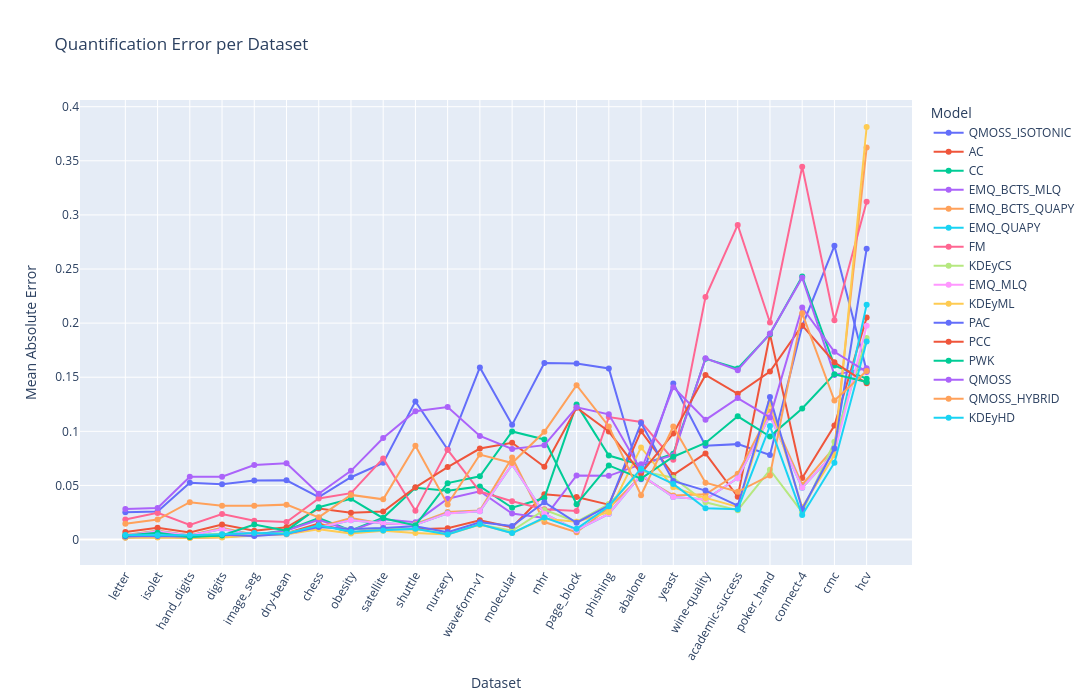

The code cell stored with this chart in its notebook:
### Code cell
import pandas as pd
import plotly.express as px

df = pd.read_csv("exp_results.csv")

# ----------------------------------
# Agrupar QMOSS
# ----------------------------------

df["modelo"] = df["modelo"].replace(
    {
        r"QMOSS_\d+_HYBRID": "QMOSS_HYBRID",
        r"QMOSS_\d+_ISOTONIC": "QMOSS_ISOTONIC",
        r"QMOSS_\d+$": "QMOSS"
    },
    regex=True
)

# ----------------------------------
# Média por dataset/modelo
# ----------------------------------

dataset_mean = (
    df.groupby(["dataset", "modelo"])["erro"]
      .mean()
      .reset_index()
)

# ----------------------------------
# Ordenar datasets por dificuldade
# ----------------------------------

dataset_order = (
    dataset_mean.groupby("dataset")["erro"]
    .mean()
    .sort_values()
    .index
    .tolist()
)

dataset_mean["dataset"] = pd.Categorical(
    dataset_mean["dataset"],
    categories=dataset_order,
    ordered=True
)

dataset_mean = dataset_mean.sort_values("dataset")

# ----------------------------------
# Plot
# ----------------------------------

fig = px.line(
    dataset_mean,
    x="dataset",
    y="erro",
    color="modelo",
    markers=True,
    title="Quantification Error per Dataset",
    labels={
        "erro": "Mean Absolute Error",
        "dataset": "Dataset",
        "modelo": "Quantifier"
    }
)

fig.update_layout(
    width=1400,
    height=700,
    xaxis_tickangle=-60,
    legend_title="Model",
    hovermode="x unified"
)

fig.update_traces(
    line=dict(width=2),
    marker=dict(size=6)
)

fig.show()

### Figure 1 — Plotly figure (JSON) as saved in the notebook; plotly's stock layout.template omitted (floating-point values rounded to 4 significant figures)
{"data": [{"hovertemplate": "Quantifier=QMOSS_ISOTONIC<br>Dataset=%{x}<br>Mean Absolute Error=%{y}<extra></extra>", "legendgroup": "QMOSS_ISOTONIC", "line": {"color": "#636efa", "dash": "solid", "width": 2}, "marker": {"size": 6, "symbol": "circle"}, "mode": "lines+markers", "name": "QMOSS_ISOTONIC", "orientation": "v", "showlegend": true, "type": "scatter", "x": ["letter", "isolet", "hand_digits", "digits", "image_seg", "dry-bean", "chess", "obesity", "satellite", "shuttle", "nursery", "waveform-v1", "molecular", "mhr", "page_block", "phishing", "abalone", "yeast", "wine-quality", "academic-success", "poker_hand", "connect-4", "cmc", "hcv"], "xaxis": "x", "y": [0.02516, 0.02586, 0.05258, 0.05116, 0.05449, 0.05477, 0.03921, 0.05758, 0.07086, 0.1277, 0.08321, 0.159, 0.106, 0.1632, 0.1627, 0.1581, 0.0557, 0.1442, 0.08676, 0.08817, 0.07823, 0.1973, 0.2714, 0.156], "yaxis": "y"}, {"hovertemplate": "Quantifier=AC<br>Dataset=%{x}<br>Mean Absolute Error=%{y}<extra></extra>", "legendgroup": "AC", "line": {"color": "#EF553B", "dash": "solid", "width": 2}, "marker": {"size": 6, "symbol": "circle"}, "mode": "lines+markers", "name": "AC", "orientation": "v", "showlegend": true, "type": "scatter", "x": ["letter", "isolet", "hand_digits", "digits", "image_seg", "dry-bean", "chess", "obesity", "satellite", "shuttle", "nursery", "waveform-v1", "molecular", "mhr", "page_block", "phishing", "abalone", "yeast", "wine-quality", "academic-success", "poker_hand", "connect-4", "cmc", "hcv"], "xaxis": "x", "y": [0.002191, 0.00275, 0.001777, 0.002369, 0.004948, 0.005746, 0.01488, 0.006471, 0.009568, 0.009442, 0.01052, 0.01775, 0.01132, 0.04183, 0.03939, 0.03227, 0.1002, 0.0597, 0.07963, 0.03955, 0.1897, 0.05696, 0.1054, 0.2051], "yaxis": "y"}, {"hovertemplate": "Quantifier=CC<br>Dataset=%{x}<br>Mean Absolute Error=%{y}<extra></extra>", "legendgroup": "CC", "line": {"color": "#00cc96", "dash": "solid", "width": 2}, "marker": {"size": 6, "symbol": "circle"}, "mode": "lines+markers", "name": "CC", "orientation": "v", "showlegend": true, "type": "scatter", "x": ["letter", "isolet", "hand_digits", "digits", "image_seg", "dry-bean", "chess", "obesity", "satellite", "shuttle", "nursery", "waveform-v1", "molecular", "mhr", "page_block", "phishing", "abalone", "yeast", "wine-quality", "academic-success", "poker_hand", "connect-4", "cmc", "hcv"], "xaxis": "x", "y": [0.002185, 0.002785, 0.001947, 0.002516, 0.004501, 0.008707, 0.01995, 0.008455, 0.02012, 0.04789, 0.04514, 0.04911, 0.0294, 0.03832, 0.1249, 0.07763, 0.06896, 0.0794, 0.1672, 0.158, 0.1897, 0.2431, 0.1609, 0.1487], "yaxis": "y"}, {"hovertemplate": "Quantifier=EMQ_BCTS_MLQ<br>Dataset=%{x}<br>Mean Absolute Error=%{y}<extra></extra>", "legendgroup": "EMQ_BCTS_MLQ", "line": {"color": "#ab63fa", "dash": "solid", "width": 2}, "marker": {"size": 6, "symbol": "circle"}, "mode": "lines+markers", "name": "EMQ_BCTS_MLQ", "orientation": "v", "showlegend": true, "type": "scatter", "x": ["letter", "isolet", "hand_digits", "digits", "image_seg", "dry-bean", "chess", "obesity", "satellite", "shuttle", "nursery", "waveform-v1", "molecular", "mhr", "page_block", "phishing", "abalone", "yeast", "wine-quality", "academic-success", "poker_hand", "connect-4", "cmc", "hcv"], "xaxis": "x", "y": [0.001987, 0.002318, 0.001816, 0.002256, 0.004032, 0.008348, 0.01816, 0.008215, 0.01882, 0.0161, 0.03774, 0.04459, 0.02407, 0.02001, 0.05928, 0.05887, 0.06949, 0.07793, 0.1674, 0.1565, 0.1903, 0.242, 0.1522, 0.1584], "yaxis": "y"}, {"hovertemplate": "Quantifier=EMQ_BCTS_QUAPY<br>Dataset=%{x}<br>Mean Absolute Error=%{y}<extra></extra>", "legendgroup": "EMQ_BCTS_QUAPY", "line": {"color": "#FFA15A", "dash": "solid", "width": 2}, "marker": {"size": 6, "symbol": "circle"}, "mode": "lines+markers", "name": "EMQ_BCTS_QUAPY", "orientation": "v", "showlegend": true, "type": "scatter", "x": ["letter", "isolet", "hand_digits", "digits", "image_seg", "dry-bean", "chess", "obesity", "satellite", "shuttle", "nursery", "waveform-v1", "molecular", "mhr", "page_block", "phishing", "abalone", "yeast", "wine-quality", "academic-success", "poker_hand", "connect-4", "cmc", "hcv"], "xaxis": "x", "y": [0.004128, 0.008328, 0.00403, 0.01079, 0.004501, 0.005093, 0.01171, 0.01992, 0.0146, 0.01434, 0.02535, 0.02691, 0.07586, 0.01617, 0.006789, 0.02916, 0.05851, 0.04074, 0.04184, 0.06087, 0.1182, 0.05063, 0.08507, 0.3622], "yaxis": "y"}, {"hovertemplate": "Quantifier=EMQ_QUAPY<br>Dataset=%{x}<br>Mean Absolute Error=%{y}<extra></extra>", "legendgroup": "EMQ_QUAPY", "line": {"color": "#19d3f3", "dash": "solid", "width": 2}, "marker": {"size": 6, "symbol": "circle"}, "mode": "lines+markers", "name": "EMQ_QUAPY", "orientation": "v", "showlegend": true, "type": "scatter", "x": ["letter", "isolet", "hand_digits", "digits", "image_seg", "dry-bean", "chess", "obesity", "satellite", "shuttle", "nursery", "waveform-v1", "molecular", "mhr", "page_block", "phishing", "abalone", "yeast", "wine-quality", "academic-success", "poker_hand", "connect-4", "cmc", "hcv"], "xaxis": "x", "y": [0.003853, 0.007768, 0.003743, 0.009759, 0.004239, 0.004957, 0.01104, 0.01792, 0.01501, 0.01362, 0.02419, 0.02615, 0.06949, 0.02385, 0.008676, 0.02375, 0.0598, 0.03929, 0.03693, 0.05674, 0.1146, 0.04796, 0.08014, 0.2169], "yaxis": "y"}, {"hovertemplate": "Quantifier=FM<br>Dataset=%{x}<br>Mean Absolute Error=%{y}<extra></extra>", "legendgroup": "FM", "line": {"color": "#FF6692", "dash": "solid", "width": 2}, "marker": {"size": 6, "symbol": "circle"}, "mode": "lines+markers", "name": "FM", "orientation": "v", "showlegend": true, "type": "scatter", "x": ["letter", "isolet", "hand_digits", "digits", "image_seg", "dry-bean", "chess", "obesity", "satellite", "shuttle", "nursery", "waveform-v1", "molecular", "mhr", "page_block", "phishing", "abalone", "yeast", "wine-quality", "academic-success", "poker_hand", "connect-4", "cmc", "hcv"], "xaxis": "x", "y": [0.0186, 0.02464, 0.01347, 0.02366, 0.01734, 0.01622, 0.03796, 0.04286, 0.07499, 0.0267, 0.08295, 0.04436, 0.0354, 0.02806, 0.02636, 0.1132, 0.1087, 0.07385, 0.224, 0.2907, 0.2006, 0.3446, 0.2026, 0.3121], "yaxis": "y"}, {"hovertemplate": "Quantifier=KDEyCS<br>Dataset=%{x}<br>Mean Absolute Error=%{y}<extra></extra>", "legendgroup": "KDEyCS", "line": {"color": "#B6E880", "dash": "solid", "width": 2}, "marker": {"size": 6, "symbol": "circle"}, "mode": "lines+markers", "name": "KDEyCS", "orientation": "v", "showlegend": true, "type": "scatter", "x": ["letter", "isolet", "hand_digits", "digits", "image_seg", "dry-bean", "chess", "obesity", "satellite", "shuttle", "nursery", "waveform-v1", "molecular", "mhr", "page_block", "phishing", "abalone", "yeast", "wine-quality", "academic-success", "poker_hand", "connect-4", "cmc", "hcv"], "xaxis": "x", "y": [0.003738, 0.003139, 0.0039, 0.005375, 0.003863, 0.006216, 0.0115, 0.009745, 0.01026, 0.009397, 0.005788, 0.01387, 0.008134, 0.02737, 0.01641, 0.03277, 0.06327, 0.05707, 0.03445, 0.02715, 0.06448, 0.02525, 0.09031, 0.1862], "yaxis": "y"}, {"hovertemplate": "Quantifier=EMQ_MLQ<br>Dataset=%{x}<br>Mean Absolute Error=%{y}<extra></extra>", "legendgroup": "EMQ_MLQ", "line": {"color": "#FF97FF", "dash": "solid", "width": 2}, "marker": {"size": 6, "symbol": "circle"}, "mode": "lines+markers", "name": "EMQ_MLQ", "orientation": "v", "showlegend": true, "type": "scatter", "x": ["letter", "isolet", "hand_digits", "digits", "image_seg", "dry-bean", "chess", "obesity", "satellite", "shuttle", "nursery", "waveform-v1", "molecular", "mhr", "page_block", "phishing", "abalone", "yeast", "wine-quality", "academic-success", "poker_hand", "connect-4", "cmc", "hcv"], "xaxis": "x", "y": [0.003801, 0.007767, 0.003738, 0.009701, 0.004218, 0.004953, 0.01105, 0.01791, 0.01498, 0.01358, 0.02418, 0.02615, 0.06949, 0.02384, 0.008669, 0.02374, 0.0598, 0.03929, 0.03693, 0.05674, 0.1145, 0.04796, 0.08014, 0.1976], "yaxis": "y"}, {"hovertemplate": "Quantifier=KDEyML<br>Dataset=%{x}<br>Mean Absolute Error=%{y}<extra></extra>", "legendgroup": "KDEyML", "line": {"color": "#FECB52", "dash": "solid", "width": 2}, "marker": {"size": 6, "symbol": "circle"}, "mode": "lines+markers", "name": "KDEyML", "orientation": "v", "showlegend": true, "type": "scatter", "x": ["letter", "isolet", "hand_digits", "digits", "image_seg", "dry-bean", "chess", "obesity", "satellite", "shuttle", "nursery", "waveform-v1", "molecular", "mhr", "page_block", "phishing", "abalone", "yeast", "wine-quality", "academic-success", "poker_hand", "connect-4", "cmc", "hcv"], "xaxis": "x", "y": [0.00161, 0.001942, 0.00143, 0.001868, 0.003642, 0.004787, 0.009567, 0.005536, 0.008187, 0.006017, 0.004561, 0.01379, 0.006111, 0.01931, 0.01655, 0.02524, 0.08508, 0.04825, 0.0385, 0.0302, 0.1262, 0.02978, 0.07806, 0.3812], "yaxis": "y"}, {"hovertemplate": "Quantifier=PAC<br>Dataset=%{x}<br>Mean Absolute Error=%{y}<extra></extra>", "legendgroup": "PAC", "line": {"color": "#636efa", "dash": "solid", "width": 2}, "marker": {"size": 6, "symbol": "circle"}, "mode": "lines+markers", "name": "PAC", "orientation": "v", "showlegend": true, "type": "scatter", "x": ["letter", "isolet", "hand_digits", "digits", "image_seg", "dry-bean", "chess", "obesity", "satellite", "shuttle", "nursery", "waveform-v1", "molecular", "mhr", "page_block", "phishing", "abalone", "yeast", "wine-quality", "academic-success", "poker_hand", "connect-4", "cmc", "hcv"], "xaxis": "x", "y": [0.002793, 0.003329, 0.002621, 0.004544, 0.003364, 0.00537, 0.01163, 0.00979, 0.01059, 0.01222, 0.006864, 0.01604, 0.01248, 0.03453, 0.01552, 0.03131, 0.1076, 0.05411, 0.04524, 0.03126, 0.1317, 0.02821, 0.08405, 0.2687], "yaxis": "y"}, {"hovertemplate": "Quantifier=PCC<br>Dataset=%{x}<br>Mean Absolute Error=%{y}<extra></extra>", "legendgroup": "PCC", "line": {"color": "#EF553B", "dash": "solid", "width": 2}, "marker": {"size": 6, "symbol": "circle"}, "mode": "lines+markers", "name": "PCC", "orientation": "v", "showlegend": true, "type": "scatter", "x": ["letter", "isolet", "hand_digits", "digits", "image_seg", "dry-bean", "chess", "obesity", "satellite", "shuttle", "nursery", "waveform-v1", "molecular", "mhr", "page_block", "phishing", "abalone", "yeast", "wine-quality", "academic-success", "poker_hand", "connect-4", "cmc", "hcv"], "xaxis": "x", "y": [0.006894, 0.01088, 0.006608, 0.01384, 0.008202, 0.01133, 0.02872, 0.02481, 0.02592, 0.04822, 0.06696, 0.08408, 0.0894, 0.06727, 0.1218, 0.09982, 0.06113, 0.09796, 0.1521, 0.1346, 0.1553, 0.1979, 0.1638, 0.1443], "yaxis": "y"}, {"hovertemplate": "Quantifier=PWK<br>Dataset=%{x}<br>Mean Absolute Error=%{y}<extra></extra>", "legendgroup": "PWK", "line": {"color": "#00cc96", "dash": "solid", "width": 2}, "marker": {"size": 6, "symbol": "circle"}, "mode": "lines+markers", "name": "PWK", "orientation": "v", "showlegend": true, "type": "scatter", "x": ["letter", "isolet", "hand_digits", "digits", "image_seg", "dry-bean", "chess", "obesity", "satellite", "shuttle", "nursery", "waveform-v1", "molecular", "mhr", "page_block", "phishing", "abalone", "yeast", "wine-quality", "academic-success", "poker_hand", "connect-4", "cmc", "hcv"], "xaxis": "x", "y": [0.003845, 0.006306, 0.002299, 0.003836, 0.01381, 0.008231, 0.02987, 0.03763, 0.01971, 0.0131, 0.05214, 0.05846, 0.09986, 0.09247, 0.03265, 0.06853, 0.05634, 0.07654, 0.0893, 0.1139, 0.09513, 0.1211, 0.1528, 0.1456], "yaxis": "y"}, {"hovertemplate": "Quantifier=QMOSS<br>Dataset=%{x}<br>Mean Absolute Error=%{y}<extra></extra>", "legendgroup": "QMOSS", "line": {"color": "#ab63fa", "dash": "solid", "width": 2}, "marker": {"size": 6, "symbol": "circle"}, "mode": "lines+markers", "name": "QMOSS", "orientation": "v", "showlegend": true, "type": "scatter", "x": ["letter", "isolet", "hand_digits", "digits", "image_seg", "dry-bean", "chess", "obesity", "satellite", "shuttle", "nursery", "waveform-v1", "molecular", "mhr", "page_block", "phishing", "abalone", "yeast", "wine-quality", "academic-success", "poker_hand", "connect-4", "cmc", "hcv"], "xaxis": "x", "y": [0.02821, 0.02912, 0.05809, 0.058, 0.06882, 0.07048, 0.04235, 0.06348, 0.09386, 0.1186, 0.1225, 0.09572, 0.08369, 0.08724, 0.1222, 0.1157, 0.0638, 0.1408, 0.1106, 0.1307, 0.1129, 0.2145, 0.1735, 0.1549], "yaxis": "y"}, {"hovertemplate": "Quantifier=QMOSS_HYBRID<br>Dataset=%{x}<br>Mean Absolute Error=%{y}<extra></extra>", "legendgroup": "QMOSS_HYBRID", "line": {"color": "#FFA15A", "dash": "solid", "width": 2}, "marker": {"size": 6, "symbol": "circle"}, "mode": "lines+markers", "name": "QMOSS_HYBRID", "orientation": "v", "showlegend": true, "type": "scatter", "x": ["letter", "isolet", "hand_digits", "digits", "image_seg", "dry-bean", "chess", "obesity", "satellite", "shuttle", "nursery", "waveform-v1", "molecular", "mhr", "page_block", "phishing", "abalone", "yeast", "wine-quality", "academic-success", "poker_hand", "connect-4", "cmc", "hcv"], "xaxis": "x", "y": [0.0146, 0.01845, 0.03451, 0.03116, 0.03123, 0.03227, 0.02051, 0.04126, 0.03715, 0.08677, 0.03248, 0.07857, 0.07067, 0.09955, 0.1427, 0.1046, 0.04095, 0.1045, 0.05254, 0.04415, 0.05923, 0.2092, 0.1285, 0.1557], "yaxis": "y"}, {"hovertemplate": "Quantifier=KDEyHD<br>Dataset=%{x}<br>Mean Absolute Error=%{y}<extra></extra>", "legendgroup": "KDEyHD", "line": {"color": "#19d3f3", "dash": "solid", "width": 2}, "marker": {"size": 6, "symbol": "circle"}, "mode": "lines+markers", "name": "KDEyHD", "orientation": "v", "showlegend": true, "type": "scatter", "x": ["letter", "isolet", "hand_digits", "digits", "image_seg", "dry-bean", "chess", "obesity", "satellite", "shuttle", "nursery", "waveform-v1", "molecular", "mhr", "page_block", "phishing", "abalone", "yeast", "wine-quality", "academic-success", "poker_hand", "connect-4", "cmc", "hcv"], "xaxis": "x", "y": [0.004147, 0.003954, 0.004006, 0.004952, 0.006026, 0.005392, 0.01325, 0.007315, 0.008316, 0.009899, 0.004676, 0.01419, 0.005981, 0.0203, 0.009916, 0.03082, 0.06551, 0.05143, 0.02892, 0.02811, 0.1049, 0.0226, 0.07103, 0.183], "yaxis": "y"}], "layout": {"height": 700, "hovermode": "x unified", "legend": {"title": {"text": "Model"}, "tracegroupgap": 0}, "title": {"text": "Quantification Error per Dataset"}, "width": 1400, "xaxis": {"anchor": "y", "domain": [0, 1], "tickangle": -60, "title": {"text": "Dataset"}}, "yaxis": {"anchor": "x", "domain": [0, 1], "title": {"text": "Mean Absolute Error"}}}}
